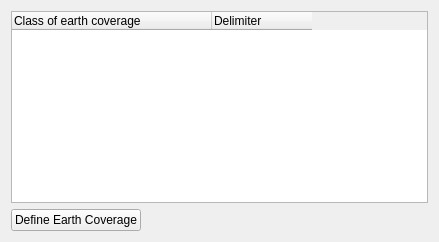
<?xml version="1.0" encoding="UTF-8"?>
<ui version="4.0">
 <class>EarthCoverageWidget</class>
 <widget class="QWidget" name="EarthCoverageWidget">
  <property name="geometry">
   <rect>
    <x>0</x>
    <y>0</y>
    <width>439</width>
    <height>238</height>
   </rect>
  </property>
  <property name="windowTitle">
   <string>Form</string>
  </property>
  <layout class="QGridLayout" name="gridLayout">
   <item row="0" column="0" colspan="2">
    <widget class="QTreeWidget" name="earthCoverageTreeWidget">
     <property name="sizePolicy">
      <sizepolicy hsizetype="MinimumExpanding" vsizetype="MinimumExpanding">
       <horstretch>0</horstretch>
       <verstretch>0</verstretch>
      </sizepolicy>
     </property>
     <attribute name="headerDefaultSectionSize">
      <number>200</number>
     </attribute>
     <attribute name="headerStretchLastSection">
      <bool>false</bool>
     </attribute>
     <column>
      <property name="text">
       <string>Class of earth coverage</string>
      </property>
     </column>
     <column>
      <property name="text">
       <string>Delimiter</string>
      </property>
     </column>
    </widget>
   </item>
   <item row="1" column="0">
    <widget class="QPushButton" name="defineEarthCoverageButton">
     <property name="sizePolicy">
      <sizepolicy hsizetype="Minimum" vsizetype="Minimum">
       <horstretch>0</horstretch>
       <verstretch>0</verstretch>
      </sizepolicy>
     </property>
     <property name="minimumSize">
      <size>
       <width>50</width>
       <height>0</height>
      </size>
     </property>
     <property name="text">
      <string>Define Earth Coverage</string>
     </property>
    </widget>
   </item>
   <item row="1" column="1">
    <spacer name="horizontalSpacer">
     <property name="orientation">
      <enum>Qt::Horizontal</enum>
     </property>
     <property name="sizeHint" stdset="0">
      <size>
       <width>278</width>
       <height>20</height>
      </size>
     </property>
    </spacer>
   </item>
  </layout>
 </widget>
 <resources/>
 <connections/>
</ui>
